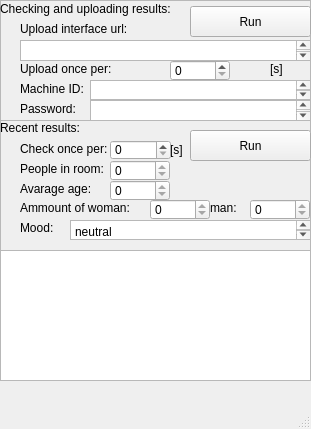
<?xml version="1.0" encoding="UTF-8"?>
<ui version="4.0">
 <class>MainWindow</class>
 <widget class="QMainWindow" name="MainWindow">
  <property name="geometry">
   <rect>
    <x>0</x>
    <y>0</y>
    <width>311</width>
    <height>429</height>
   </rect>
  </property>
  <property name="windowTitle">
   <string>MainWindow</string>
  </property>
  <widget class="QWidget" name="centralwidget">
   <widget class="QFrame" name="frame">
    <property name="geometry">
     <rect>
      <x>0</x>
      <y>120</y>
      <width>311</width>
      <height>261</height>
     </rect>
    </property>
    <property name="frameShape">
     <enum>QFrame::StyledPanel</enum>
    </property>
    <property name="frameShadow">
     <enum>QFrame::Raised</enum>
    </property>
    <widget class="QLabel" name="label_2">
     <property name="geometry">
      <rect>
       <x>0</x>
       <y>0</y>
       <width>101</width>
       <height>16</height>
      </rect>
     </property>
     <property name="font">
      <font>
       <pointsize>9</pointsize>
      </font>
     </property>
     <property name="text">
      <string>Recent results:</string>
     </property>
    </widget>
    <widget class="QPlainTextEdit" name="plainTextEdit">
     <property name="geometry">
      <rect>
       <x>0</x>
       <y>130</y>
       <width>311</width>
       <height>131</height>
      </rect>
     </property>
     <property name="font">
      <font>
       <pointsize>8</pointsize>
      </font>
     </property>
    </widget>
    <widget class="QLabel" name="label_3">
     <property name="geometry">
      <rect>
       <x>20</x>
       <y>40</y>
       <width>111</width>
       <height>17</height>
      </rect>
     </property>
     <property name="font">
      <font>
       <pointsize>9</pointsize>
      </font>
     </property>
     <property name="text">
      <string>People in room:</string>
     </property>
    </widget>
    <widget class="QSpinBox" name="spinBox">
     <property name="geometry">
      <rect>
       <x>110</x>
       <y>40</y>
       <width>60</width>
       <height>21</height>
      </rect>
     </property>
     <property name="readOnly">
      <bool>true</bool>
     </property>
     <property name="maximum">
      <number>9999</number>
     </property>
    </widget>
    <widget class="QLabel" name="label_4">
     <property name="geometry">
      <rect>
       <x>20</x>
       <y>60</y>
       <width>91</width>
       <height>17</height>
      </rect>
     </property>
     <property name="font">
      <font>
       <pointsize>9</pointsize>
      </font>
     </property>
     <property name="text">
      <string>Avarage age:</string>
     </property>
    </widget>
    <widget class="QSpinBox" name="spinBox_2">
     <property name="geometry">
      <rect>
       <x>110</x>
       <y>60</y>
       <width>60</width>
       <height>21</height>
      </rect>
     </property>
     <property name="readOnly">
      <bool>true</bool>
     </property>
    </widget>
    <widget class="QLabel" name="label_5">
     <property name="geometry">
      <rect>
       <x>20</x>
       <y>79</y>
       <width>151</width>
       <height>17</height>
      </rect>
     </property>
     <property name="font">
      <font>
       <pointsize>9</pointsize>
      </font>
     </property>
     <property name="text">
      <string>Ammount of woman:</string>
     </property>
    </widget>
    <widget class="QSpinBox" name="spinBox_3">
     <property name="geometry">
      <rect>
       <x>150</x>
       <y>79</y>
       <width>60</width>
       <height>21</height>
      </rect>
     </property>
     <property name="readOnly">
      <bool>true</bool>
     </property>
     <property name="maximum">
      <number>9999</number>
     </property>
    </widget>
    <widget class="QLabel" name="label_6">
     <property name="geometry">
      <rect>
       <x>210</x>
       <y>79</y>
       <width>41</width>
       <height>17</height>
      </rect>
     </property>
     <property name="font">
      <font>
       <pointsize>9</pointsize>
      </font>
     </property>
     <property name="text">
      <string>man:</string>
     </property>
    </widget>
    <widget class="QSpinBox" name="spinBox_4">
     <property name="geometry">
      <rect>
       <x>250</x>
       <y>79</y>
       <width>60</width>
       <height>21</height>
      </rect>
     </property>
     <property name="readOnly">
      <bool>true</bool>
     </property>
     <property name="maximum">
      <number>9999</number>
     </property>
    </widget>
    <widget class="QLabel" name="label_7">
     <property name="geometry">
      <rect>
       <x>20</x>
       <y>99</y>
       <width>41</width>
       <height>17</height>
      </rect>
     </property>
     <property name="font">
      <font>
       <pointsize>9</pointsize>
      </font>
     </property>
     <property name="text">
      <string>Mood:</string>
     </property>
    </widget>
    <widget class="QPlainTextEdit" name="plainTextEdit_2">
     <property name="geometry">
      <rect>
       <x>70</x>
       <y>100</y>
       <width>241</width>
       <height>20</height>
      </rect>
     </property>
     <property name="plainText">
      <string>neutral</string>
     </property>
    </widget>
    <widget class="QPushButton" name="pushButton">
     <property name="geometry">
      <rect>
       <x>190</x>
       <y>10</y>
       <width>121</width>
       <height>31</height>
      </rect>
     </property>
     <property name="text">
      <string>Run</string>
     </property>
    </widget>
    <widget class="QLabel" name="label_13">
     <property name="geometry">
      <rect>
       <x>20</x>
       <y>20</y>
       <width>91</width>
       <height>17</height>
      </rect>
     </property>
     <property name="font">
      <font>
       <pointsize>9</pointsize>
      </font>
     </property>
     <property name="text">
      <string>Check once per:</string>
     </property>
    </widget>
    <widget class="QLabel" name="label_14">
     <property name="geometry">
      <rect>
       <x>170</x>
       <y>20</y>
       <width>20</width>
       <height>20</height>
      </rect>
     </property>
     <property name="text">
      <string>[s]</string>
     </property>
    </widget>
    <widget class="QSpinBox" name="spinBox_6">
     <property name="geometry">
      <rect>
       <x>110</x>
       <y>20</y>
       <width>61</width>
       <height>20</height>
      </rect>
     </property>
     <property name="font">
      <font>
       <pointsize>9</pointsize>
      </font>
     </property>
    </widget>
    <zorder>label_2</zorder>
    <zorder>plainTextEdit</zorder>
    <zorder>label_3</zorder>
    <zorder>spinBox</zorder>
    <zorder>label_4</zorder>
    <zorder>spinBox_2</zorder>
    <zorder>label_5</zorder>
    <zorder>spinBox_3</zorder>
    <zorder>label_6</zorder>
    <zorder>spinBox_4</zorder>
    <zorder>label_7</zorder>
    <zorder>plainTextEdit_2</zorder>
    <zorder>plainTextEdit_3</zorder>
    <zorder>plainTextEdit_4</zorder>
    <zorder>label_8</zorder>
    <zorder>label_11</zorder>
    <zorder>label_12</zorder>
    <zorder>plainTextEdit_5</zorder>
    <zorder>label_10</zorder>
    <zorder>spinBox_5</zorder>
    <zorder>label_9</zorder>
    <zorder>pushButton</zorder>
    <zorder>label_13</zorder>
    <zorder>label_14</zorder>
    <zorder>spinBox_6</zorder>
   </widget>
   <widget class="QFrame" name="frame_2">
    <property name="geometry">
     <rect>
      <x>0</x>
      <y>0</y>
      <width>311</width>
      <height>121</height>
     </rect>
    </property>
    <property name="frameShape">
     <enum>QFrame::StyledPanel</enum>
    </property>
    <property name="frameShadow">
     <enum>QFrame::Raised</enum>
    </property>
    <widget class="QLabel" name="label">
     <property name="geometry">
      <rect>
       <x>0</x>
       <y>0</y>
       <width>221</width>
       <height>17</height>
      </rect>
     </property>
     <property name="font">
      <font>
       <pointsize>9</pointsize>
      </font>
     </property>
     <property name="text">
      <string>Checking and uploading results:</string>
     </property>
    </widget>
    <widget class="QLabel" name="label_8">
     <property name="geometry">
      <rect>
       <x>20</x>
       <y>20</y>
       <width>141</width>
       <height>17</height>
      </rect>
     </property>
     <property name="font">
      <font>
       <pointsize>9</pointsize>
      </font>
     </property>
     <property name="text">
      <string>Upload interface url:</string>
     </property>
    </widget>
    <widget class="QLabel" name="label_9">
     <property name="geometry">
      <rect>
       <x>20</x>
       <y>60</y>
       <width>121</width>
       <height>17</height>
      </rect>
     </property>
     <property name="font">
      <font>
       <pointsize>9</pointsize>
      </font>
     </property>
     <property name="text">
      <string>Upload once per:</string>
     </property>
    </widget>
    <widget class="QLabel" name="label_10">
     <property name="geometry">
      <rect>
       <x>270</x>
       <y>60</y>
       <width>21</width>
       <height>17</height>
      </rect>
     </property>
     <property name="text">
      <string>[s]</string>
     </property>
    </widget>
    <widget class="QLabel" name="label_11">
     <property name="geometry">
      <rect>
       <x>20</x>
       <y>80</y>
       <width>81</width>
       <height>17</height>
      </rect>
     </property>
     <property name="font">
      <font>
       <pointsize>9</pointsize>
      </font>
     </property>
     <property name="text">
      <string>Machine ID:</string>
     </property>
    </widget>
    <widget class="QLabel" name="label_12">
     <property name="geometry">
      <rect>
       <x>20</x>
       <y>100</y>
       <width>71</width>
       <height>17</height>
      </rect>
     </property>
     <property name="font">
      <font>
       <pointsize>9</pointsize>
      </font>
     </property>
     <property name="text">
      <string>Password:</string>
     </property>
    </widget>
    <widget class="QPlainTextEdit" name="plainTextEdit_3">
     <property name="geometry">
      <rect>
       <x>20</x>
       <y>40</y>
       <width>291</width>
       <height>21</height>
      </rect>
     </property>
    </widget>
    <widget class="QSpinBox" name="spinBox_5">
     <property name="geometry">
      <rect>
       <x>170</x>
       <y>60</y>
       <width>60</width>
       <height>21</height>
      </rect>
     </property>
    </widget>
    <widget class="QPlainTextEdit" name="plainTextEdit_4">
     <property name="geometry">
      <rect>
       <x>90</x>
       <y>80</y>
       <width>221</width>
       <height>20</height>
      </rect>
     </property>
    </widget>
    <widget class="QPlainTextEdit" name="plainTextEdit_5">
     <property name="geometry">
      <rect>
       <x>90</x>
       <y>100</y>
       <width>221</width>
       <height>21</height>
      </rect>
     </property>
    </widget>
    <widget class="QPushButton" name="pushButton_2">
     <property name="geometry">
      <rect>
       <x>190</x>
       <y>6</y>
       <width>121</width>
       <height>31</height>
      </rect>
     </property>
     <property name="text">
      <string>Run</string>
     </property>
    </widget>
   </widget>
  </widget>
  <widget class="QMenuBar" name="menubar">
   <property name="geometry">
    <rect>
     <x>0</x>
     <y>0</y>
     <width>311</width>
     <height>25</height>
    </rect>
   </property>
  </widget>
  <widget class="QStatusBar" name="statusbar"/>
 </widget>
 <resources/>
 <connections/>
</ui>
